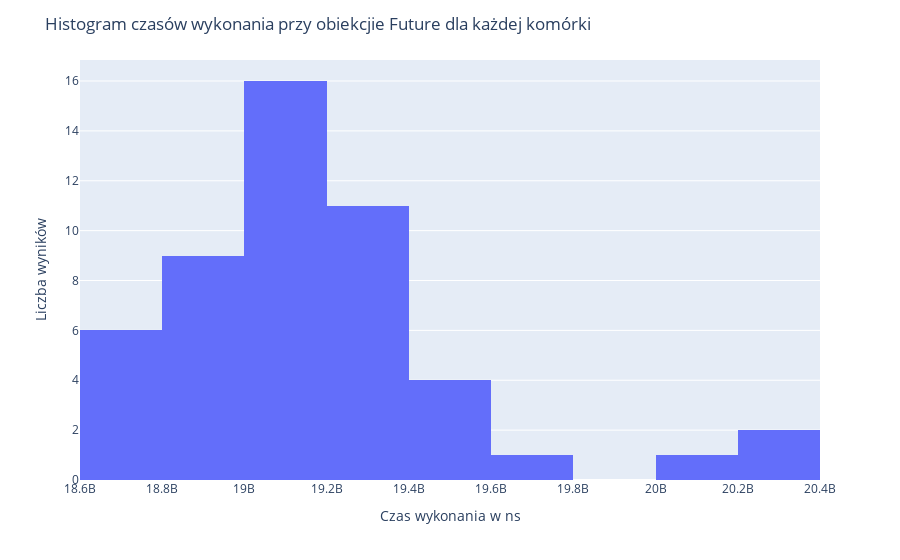

Notebook code cell kept with this figure:
### Code cell
df = pd.DataFrame(read_data("Wyniki/Parallel_Future_for_each_cell_game_of_life_performance.txt"))

future_for_each_cell_mean_ms = df[0].mean()/ 1e6
print(f'Średnia: {future_for_each_cell_mean_ms:0.2f} ms')

fig = px.histogram(df, x=0)
fig.update_xaxes(title='Czas wykonania w ns')
fig.update_yaxes(title='Liczba wyników')
fig.update_layout(title='Histogram czasów wykonania przy obiekcjie Future dla każdej komórki')
fig.show()
fig.write_image("images/Parallel_Future_for_each_cell_game_of_life_performance.png", scale=3)

### Figure 1 — Plotly figure (JSON) as saved in the notebook; plotly's stock layout.template omitted (floating-point values rounded to 4 significant figures)
{"data": [{"alignmentgroup": "True", "bingroup": "x", "hoverlabel": {"namelength": 0}, "hovertemplate": "0=%{x}<br>count=%{y}", "legendgroup": "", "marker": {"color": "#636efa"}, "name": "", "offsetgroup": "", "orientation": "v", "showlegend": false, "type": "histogram", "x": [19020464913, 19675695906, 20227743020, 20173620646, 20211026390, 18653573087, 18991822839, 19307966846, 19130258480, 18680622658, 19038320297, 19477912934, 18656697892, 18993788855, 18623277004, 18937299695, 19425459361, 19046832629, 19173634584, 19037472075, 19011450824, 18949767810, 19186933038, 19201026705, 19377413254, 19004309746, 18857317574, 19230006239, 18918234948, 19095408811, 19070352202, 19396531822, 19481736014, 18926135861, 19389100259, 19460565374, 19393391507, 19218548073, 18973463752, 18868424695, 19205748250, 19334717456, 18629386278, 19025939213, 19013158203, 18748470206, 19070990968, 19227446571, 19020681905, 19046210508], "xaxis": "x", "yaxis": "y"}], "layout": {"barmode": "relative", "legend": {"tracegroupgap": 0}, "margin": {"t": 60}, "title": {"text": "Histogram czasów wykonania przy obiekcjie Future dla każdej komórki"}, "xaxis": {"anchor": "y", "domain": [0, 1], "title": {"text": "Czas wykonania w ns"}}, "yaxis": {"anchor": "x", "domain": [0, 1], "title": {"text": "Liczba wyników"}}}}
